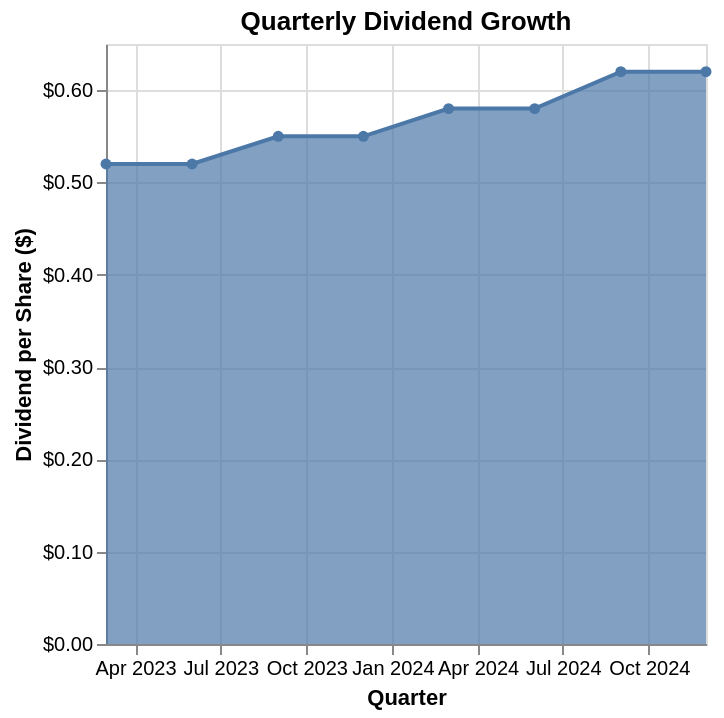

Vega-Lite specification for this chart:
### Vega-Lite specification from a JSON file in a GitHub repository (floating-point values rounded to 4 significant figures)
{"$schema": "https://vega.github.io/schema/vega-lite/v6.json", "description": "Dividend payment timeline", "data": {"values": [{"date": "2023-03", "dividend": 0.52}, {"date": "2023-06", "dividend": 0.52}, {"date": "2023-09", "dividend": 0.55}, {"date": "2023-12", "dividend": 0.55}, {"date": "2024-03", "dividend": 0.58}, {"date": "2024-06", "dividend": 0.58}, {"date": "2024-09", "dividend": 0.62}, {"date": "2024-12", "dividend": 0.62}]}, "mark": {"type": "area", "line": true, "point": true}, "encoding": {"x": {"field": "date", "type": "temporal", "axis": {"title": "Quarter", "format": "%b %Y"}}, "y": {"field": "dividend", "type": "quantitative", "axis": {"title": "Dividend per Share ($)", "format": "$.2f"}}, "tooltip": [{"field": "date", "type": "temporal", "format": "%B %Y"}, {"field": "dividend", "type": "quantitative", "format": "$.2f", "title": "Dividend"}]}, "title": "Quarterly Dividend Growth"}
